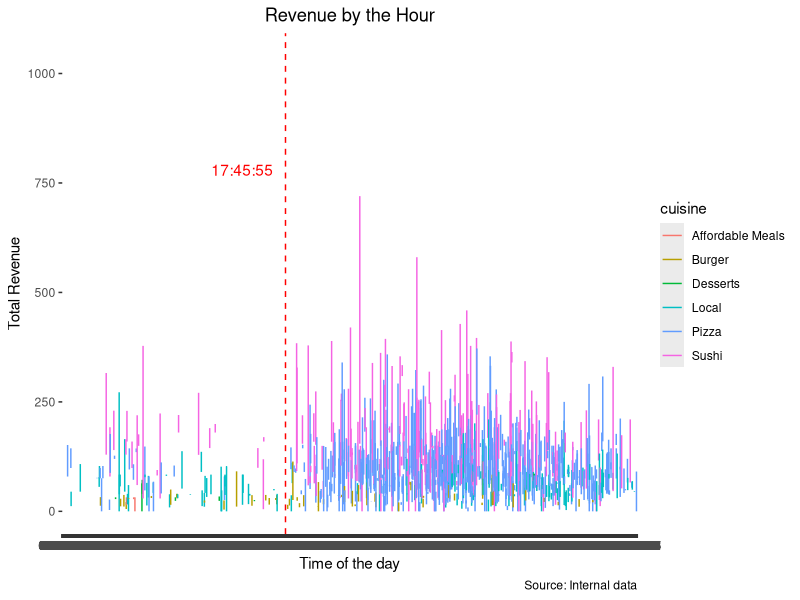
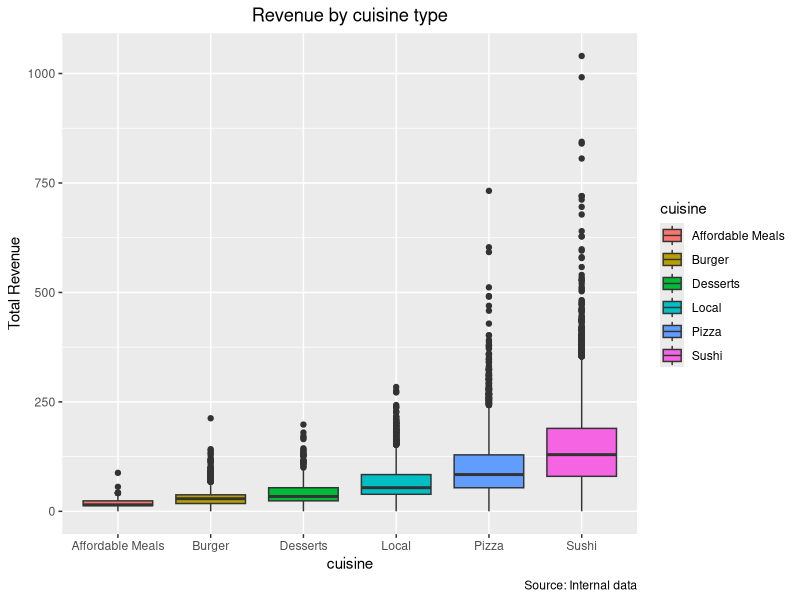

Write R code to recreate these figures, in order. (Note: this script raises an error after producing the figures.)
#install the packages if necessary
if(!require("tidyverse")) install.packages("tidyverse")
if(!require("sqldf")) install.packages("sqldf")
if(!require("formattable")) install.packages("formattable")
if(!require("readxl")) install.packages("readxl")

#load packages
library(tidyverse)
library(sqldf)
library(formattable)
library(readxl)


#Change the working directory to the folder in which the data is stored
setwd("C:/Users/Dell Latitud E7450/Desktop/UberTest")


#Load the Uber provided data
base_data_set <- data.frame(read.csv("Data Set - Territory Analyst, Uber Eats CenAm.csv"))


#Cleaning Uber Provided data
colnames(base_data_set)[1] <- "date"

base_data_set <- base_data_set %>% 
                separate(. , date, into = c("date", "time"), sep = " ") %>%  
                na.omit(.) %>% 
                mutate_at(vars(basket, total_eater_promos), 
                          ~currency(., format = "f", digits = 2)) %>%
                 na.omit(.)
  

#Exploratory Analysis
avg_basket_by_cuisine <- sqldf("SELECT cuisine, avg(basket) as avg_basket, count(distinct(order_id)) as total_orders, avg(total_eater_promos) as avg_promo FROM base_data_set
                             WHERE basket > 0
                             GROUP BY cuisine
                             ORDER by avg_basket DESC
                            ")


avg_rev_by_cuisine <- sqldf("SELECT cuisine, avg(basket - total_eater_promos) as rev FROM base_data_set
                             WHERE basket > 0
                             GROUP BY cuisine
                             ORDER by rev DESC
                            ")

avg_rev_by_user_top10 <- sqldf("SELECT user_id, avg(basket - total_eater_promos) as rev FROM base_data_set
                             WHERE basket > 0
                             GROUP BY user_id
                             ORDER by rev DESC
                             Limit 10
                            ")


distinct_orders <- sqldf("SELECT count(distinct(order_id)) as orders FROM base_data_set
      group by user_id")

mean(distinct_orders$orders)



#Hipotesis: Is there an specifc time of the day in which there are more orders place?
ggplot(data = base_data_set, aes(x = time, y = basket-total_eater_promos, col = cuisine))+
  geom_line()+ 
  geom_vline(xintercept = "17:45:55", col = "red", linetype = "dashed")+
  annotate(geom="text", x=4000, y=780, label="17:45:55",
             color="red")+
  ylab("Total Revenue")+ xlab("Time of the day")+ labs(caption = "Source: Internal data")+
  labs(title ="Revenue by the Hour") +
  theme(plot.title = element_text(hjust = 0.5))


#Which cuisine drive the most revenue?
ggplot(data = base_data_set, aes(x = cuisine, y = (basket - total_eater_promos), fill = cuisine))+
 geom_boxplot() + ylab("Total Revenue")+ labs(caption = "Source: Internal data")+
  labs(title ="Revenue by cuisine type") +
  theme(plot.title = element_text(hjust = 0.5))


#External data: Supermarkets price monitoring, source: CNP https://www.cnp.go.cr/sim/Precios_Nac_Mensuales.aspx
path <- "PNM_supermercados_2007-2023.xlsx"

supermarket <- path %>%
  excel_sheets() %>%
  set_names() %>%
  map(read_excel,
      path = path)

#Separate each table from the supermarket file into its own table
sub_list <- lapply(supermarket, as.data.frame)

for (i in 1:length(sub_list)){
  sublist_name <- names(sub_list)[i]
  assign(sublist_name, sub_list[[i]])
                                      }


#Cleaning special characters from all tables
colnames(ABARROTES) <- colnames(ABARROTES) %>% gsub(" ", "_", .) %>% gsub("-", "", .) %>% gsub("/", "", .)
colnames(GRANOS)<- colnames(GRANOS) %>% gsub(" ", "_", .) %>% gsub("-", "", .) %>% gsub("/", "", .)
colnames(CARNICOS)<- colnames(CARNICOS) %>% gsub(" ", "_", .) %>% gsub("-", "", .) %>% gsub("/", "", .)
colnames(HORTALIZAS)<- colnames(HORTALIZAS) %>% gsub(" ", "_", .) %>% gsub("-", "", .) %>% gsub("/", "", .)
colnames(FRUTAS)<- colnames(FRUTAS) %>% gsub(" ", "_", .) %>% gsub("-", "", .) %>% gsub("/", "", .)


#Grouping all prices into a single table
clean_supermarket_prices <- sqldf("SELECT * FROM ABARROTES
        JOIN GRANOS
        USING(FechaProducto)
        JOIN CARNICOS
        USING(FechaProducto)
        JOIN HORTALIZAS
        USING(FechaProducto)
        JOIN FRUTAS
        USING(FechaProducto) 
        ")

rm(ABARROTES)
rm(GRANOS)
rm(FRUTAS)
rm(CARNICOS)
rm(HORTALIZAS)
rm(sub_list)
rm(sublist_name)

supermarket_price_variability <- list(sort(sapply(subset(clean_supermarket_prices,
                                                         select = -FechaProducto), 
                                                  mad, na.rm = TRUE), decreasing =T))

test <- unlist(supermarket_price_variability)


#exporting the supermarket price analysis

write.csv(clean_supermarket_prices, file = "data1.csv", row.names = FALSE)
write.csv(supermarket_price_variability, file = "data2.csv", row.names = FALSE)




#Ingesting the new data
#Load the Uber provided data
new_data_set <- data.frame(read_excel("Take Home Exercise - NV Territory Analyst, Uber Eats CenAm - Data Set.xlsx"))


new_data_set <- new_data_set %>% 
  separate(. , date, into = c("date", "time"), sep = " ") %>%  
  na.omit(.) %>% 
  mutate_at(vars(basket, total_eater_promos), 
            ~currency(., format = "f", digits = 2)) %>%
  na.omit(.)



#Exploratory Analysis
avg_basket_by_category <- sqldf("SELECT category, avg(basket) as avg_basket, count(distinct(order_id)) as total_orders, avg(total_eater_promos) as avg_promo FROM new_data_set
                             WHERE basket > 0
                             GROUP BY category
                             ORDER by avg_basket DESC
                            ")


avg_rev_by_category <- sqldf("SELECT category, ABS(avg(total_eater_promos/basket)) as discounted_per FROM new_data_set
                             WHERE basket > 0
                             GROUP BY category
                             ORDER by discounted_per DESC
                            ") 

avg_rev_by_order_top10_category <- sqldf("SELECT order_id, category, sum(basket) as rev FROM new_data_set
                             WHERE basket > 0
                             GROUP BY user_id, category
                             ORDER by rev DESC
                             Limit 100
                            ")
